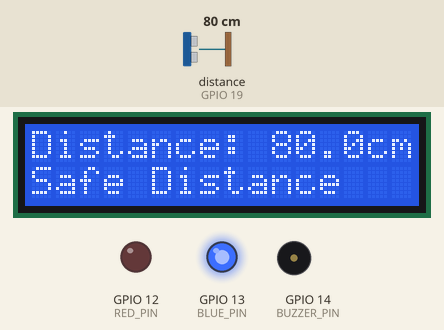
Bench run of a program on a simulated ESP32. Parts: 16×2 character LCD, output pins drawn as LEDs (lit = HIGH), buzzer (waves = sounding). Wiring (inferred from the names in the program): ultrasonic range finder: trigger GPIO 18; echo GPIO 19. Inputs (shaded band) come from the test bench; at power-on: distance to the obstacle (sensor on GPIO 19) 80 cm. The echo pulse lasts 58.3 µs per cm; pins used as bus, display or sensor lines are not drawn.

Above: at 1.2 s.
1.3 s: distance to the obstacle (sensor on GPIO 19) set to 6 cm
At 2.8 s:
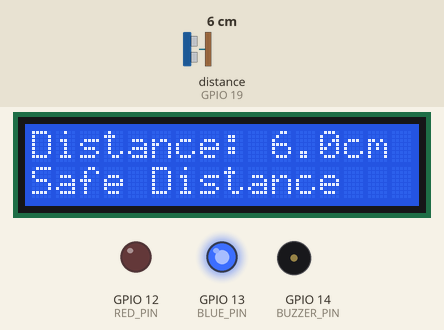
3.1 s: distance to the obstacle (sensor on GPIO 19) set to 3 cm
At 4.3 s:
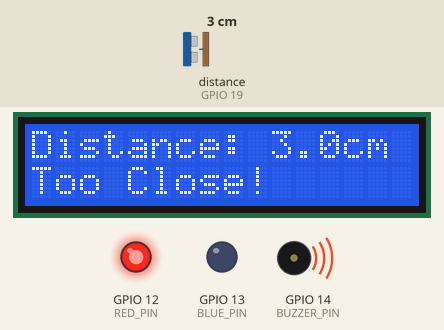
4.6 s: distance to the obstacle (sensor on GPIO 19) set to 2 cm
At 6.1 s:
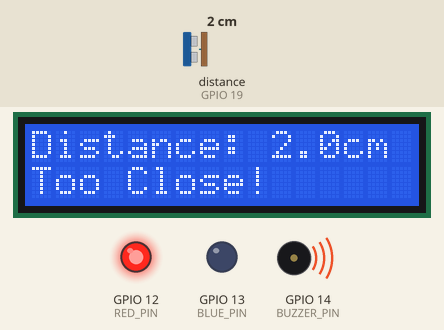
Timing chart, 0 to 7.6 s (numbered marks = the images above; inputs shaded):
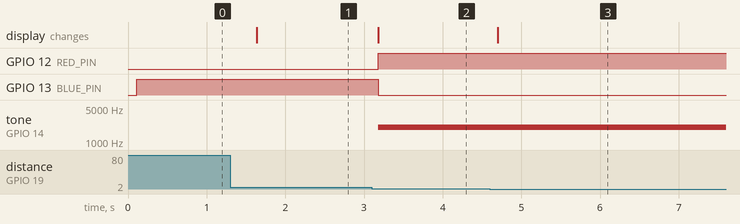

The program:

main.cpp
```cpp
#include <Arduino.h>
#include <Wire.h>
#include <LiquidCrystal_I2C.h>

LiquidCrystal_I2C lcd(0x27, 16, 2);

#define TRIG_PIN 18
#define ECHO_PIN 19
#define RED_PIN 12
#define BLUE_PIN 13
#define BUZZER_PIN 14

#define PWM_CHANNEL 0
#define PWM_FREQ 2000
#define PWM_RESOLUTION 8

float prevDistance = -1;
bool status = true;

void setup() {
  Serial.begin(115200);

  lcd.init();
  lcd.backlight();

  pinMode(TRIG_PIN, OUTPUT);
  pinMode(ECHO_PIN, INPUT);
  pinMode(RED_PIN, OUTPUT);
  pinMode(BLUE_PIN, OUTPUT);
  pinMode(BUZZER_PIN, OUTPUT);

  digitalWrite(RED_PIN, LOW);
  digitalWrite(BLUE_PIN, LOW);

  ledcSetup(PWM_CHANNEL, PWM_FREQ, PWM_RESOLUTION);
  ledcAttachPin(BUZZER_PIN, PWM_CHANNEL);

  lcd.clear();
  lcd.setCursor(0, 0);
  lcd.print("Distance: ");
  lcd.setCursor(0, 1);
  lcd.print("Safe Distance");
}

void loop() {
  digitalWrite(TRIG_PIN, LOW);
  delayMicroseconds(2);
  digitalWrite(TRIG_PIN, HIGH);
  delayMicroseconds(10);
  digitalWrite(TRIG_PIN, LOW);

  long duration = pulseIn(ECHO_PIN, HIGH);
  float distance = (duration > 0) ? (duration * 0.0343) / 2 : prevDistance;

  if (distance != prevDistance) {
    prevDistance = distance;

    lcd.setCursor(10, 0);
    lcd.print("          ");
    lcd.setCursor(10, 0);
    lcd.print(distance, 1);
    lcd.print("cm");

    if (distance < 5) {
      if(status){
        lcd.setCursor(0, 1);
        lcd.print("                  ");
        lcd.setCursor(0, 1);
        lcd.print("Too Close!");
        status = !status;
      }
      digitalWrite(RED_PIN, HIGH);
      digitalWrite(BLUE_PIN, LOW);
      ledcWrite(PWM_CHANNEL, 128);
    } else {
      if(!status){
        lcd.setCursor(0, 1);
        lcd.print("Safe Distance");
        status = !status;
      }
      digitalWrite(BLUE_PIN, HIGH);
      digitalWrite(RED_PIN, LOW);
      ledcWrite(PWM_CHANNEL, 0);
    }
  }

  delay(500);
}
```

Measured:
- the behaviour switches between 5 and 4 cm on distance to the obstacle (sensor on GPIO 19) (found by bisection; images 1 and 2)
- after the input at 1.3 s, the display: changes after 0.34 s (image 1)
- after the input at 3.1 s, GPIO 12 (RED_PIN): LOW → HIGH after 0.08 s; GPIO 13 (BLUE_PIN): HIGH → LOW after 0.08 s; tone on GPIO 14 (BUZZER_PIN): silent → 2000 Hz after 0.08 s; the display: changes after 0.08 s (image 2)
- after the input at 4.6 s, the display: changes after 0.10 s (image 3)
